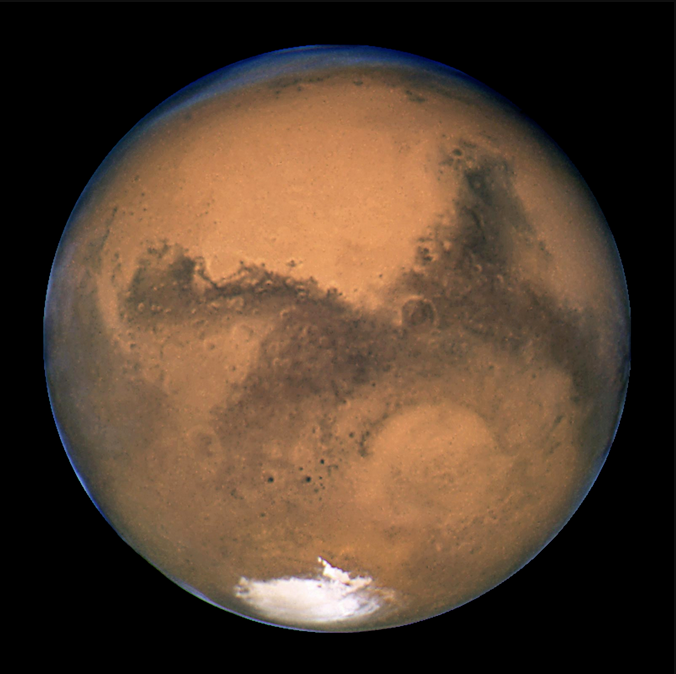
#> input picture src/png_to_bmp_test/test_image.png, 676 x 674 px
$ python main.py
#> lines starting #> are read from the running program, lines starting #| are printed output that depends on the picture
from PIL import Image
import numpy as np

# collect the png file
png_input = "test_image.png"
image = Image.open(png_input)
#> image is the input picture: PIL image 676x674 RGBA; mean R, G, B, A 82, 61.8, 45.8, 255

# convert the png into bmp
bmp_output = "test_image.bmp"
image.save(bmp_output)

# collect the bmp
bmp_collection = Image.open(bmp_output)
# collect each pixel rgb values and put into list
# in the case of png image this also contains alpha field
bmp_pix_vals = list(bmp_collection.getdata())
#> bmp_pix_vals = 455624 items

# write each tuple to the output file ready to be read and compared with original
with open("output.txt", "w") as file:
    for rgb in bmp_pix_vals:
        file.write(str(rgb)[1:-1])
        file.write("\n")

# converts image to grey scale and then collects luminance values
# can now calculate MSE
luminance = np.asarray(bmp_collection.convert("L"))
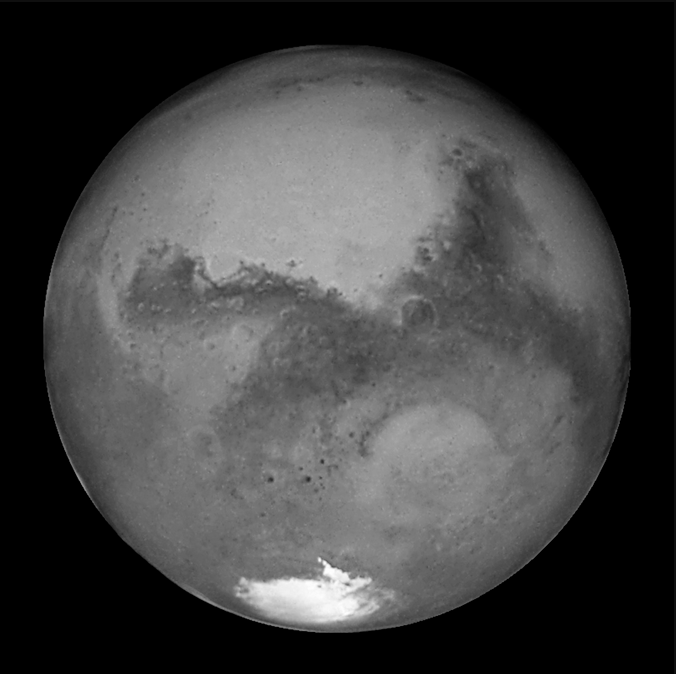
#> luminance: shape (674, 676); min 0, max 254, mean 66

counter = 0

# counter is for debugging purposes when trying to establish
# how the library is outputting data into the given text file
with open("luminance-out.txt", "w") as file:
    for line in luminance:
        file.write(str(line))
        file.write("\n")
        counter += 1
#> after the loop, counter = 674

# when printing luminance values for bmp version of image
# the correct dimensions are printed to text file
print(counter)
#| 674
# print(f"{luminance}\n")
